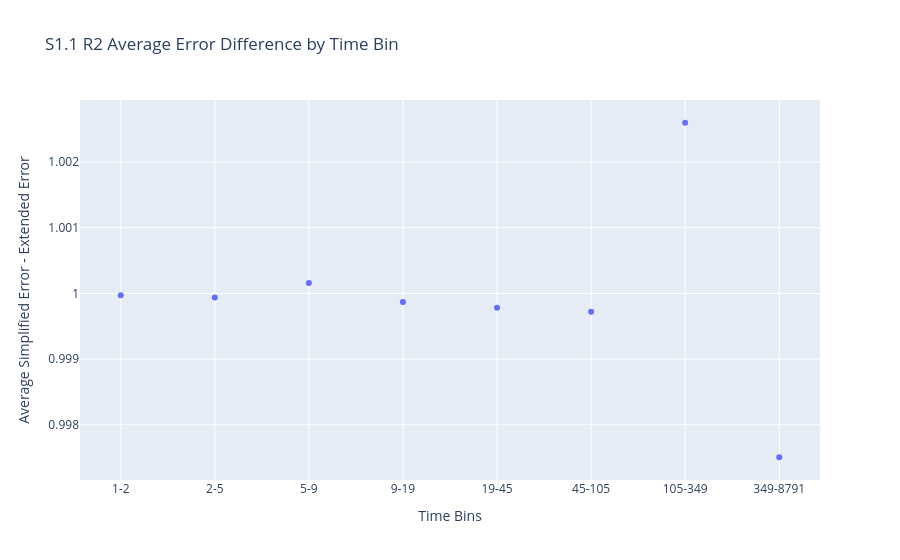

The notebook cell this image was saved under:
### Code cell
avg_error_proportion_change_by_time_bin(S1_1_R2_unary, S1_1_R2_static)

### Figure 1 — Plotly figure (JSON) as saved in the notebook; plotly's stock layout.template omitted (floating-point values rounded to 4 significant figures)
{"data": [{"mode": "markers", "type": "scatter", "x": ["1-2", "2-5", "5-9", "9-19", "19-45", "45-105", "105-349", "349-8791"], "y": [1.0, 0.9999, 1.0, 0.9999, 0.9998, 0.9997, 1.003, 0.9975]}], "layout": {"title": {"text": "S1.1 R2 Average Error Difference by Time Bin"}, "xaxis": {"title": {"text": "Time Bins"}}, "yaxis": {"title": {"text": "Average Simplified Error - Extended Error"}}}}
